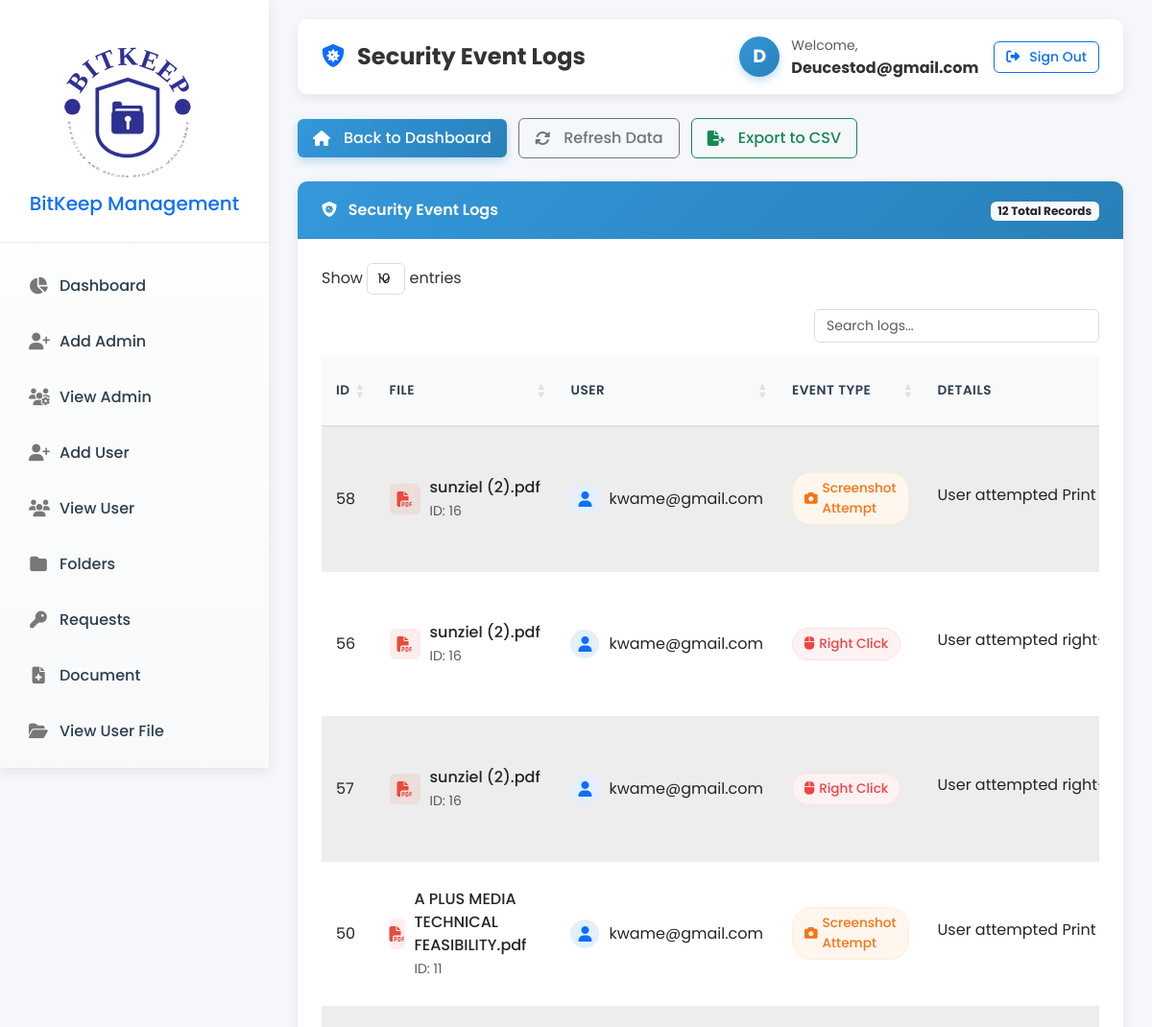
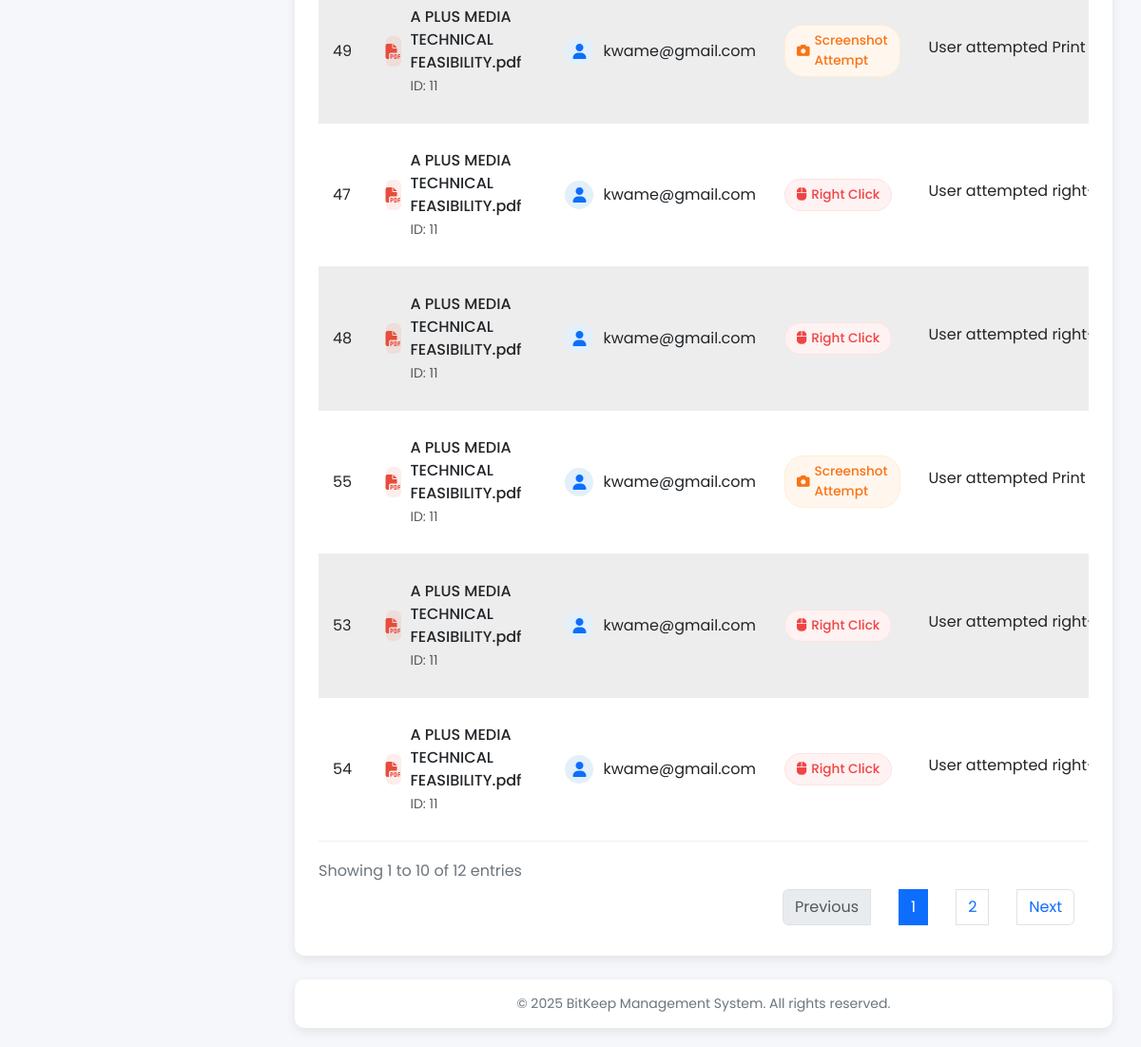
The page /Private_Dashboard/security_logs.php (signed in) on the database its author committed (2 pictures, top to bottom).
### tables this page shows
CREATE TABLE `security_logs` (
  `id` int(11) NOT NULL,
  `file_id` int(11) NOT NULL,
  `user_email` varchar(255) NOT NULL,
  `event_type` varchar(50) NOT NULL,
  `details` text DEFAULT NULL,
  `ip_address` varchar(45) NOT NULL,
  `user_agent` text DEFAULT NULL,
  `event_time` datetime NOT NULL
);

CREATE TABLE `folder_files` (
  `id` int(11) NOT NULL,
  `folder_id` int(11) NOT NULL,
  `name` varchar(255) NOT NULL,
  `file_path` varchar(255) NOT NULL,
  `size` varchar(50) DEFAULT NULL,
  `file_type` varchar(100) DEFAULT NULL,
  `timers` datetime DEFAULT current_timestamp()
);

### Private_Dashboard/security_logs.php (the view, shortened to what this page needs)
<!DOCTYPE html>
<html lang="en">
<head>
  <link rel="stylesheet" href="https://cdnjs.cloudflare.com/ajax/libs/font-awesome/6.4.0/css/all.min.css">
  <link href="https://cdnjs.cloudflare.com/ajax/libs/bootstrap/5.3.0/css/bootstrap.min.css" rel="stylesheet">
  <link rel="stylesheet" type="text/css" href="https://cdn.datatables.net/1.13.4/css/dataTables.bootstrap5.min.css"/>
  <link rel="stylesheet" type="text/css" href="https://cdn.datatables.net/responsive/2.4.1/css/responsive.bootstrap5.min.css"/>
  <link rel="stylesheet" type="text/css" href="https://cdn.jsdelivr.net/npm/toastify-js/src/toastify.min.css">
</head>
<body>
  <div class="sidebar">
    <div class="sidebar-header">
      <img src="img/image1.svg" alt="BitKeep Logo" class="sidebar-logo">
      <h5 class="text-primary">BitKeep Management</h5>
    </div>
    <ul class="nav flex-column mt-3">
      <li class="nav-item">
        <a class="nav-link" href="dashboard.php">
          <i class="fas fa-chart-pie"></i>
          <span>Dashboard</span>
        </a>
      </li>
      <li class="nav-item">
        <a class="nav-link" href="#" data-bs-toggle="modal" data-bs-target="#modalRegisterForm">
          <i class="fas fa-user-plus"></i>
          <span>Add Admin</span>
        </a>
      </li>
      <li class="nav-item">
        <a class="nav-link" href="view_admin.php">
          <i class="fas fa-users-cog"></i>
          <span>View Admin</span>
        </a>
      </li>
      <li class="nav-item">
        <a class="nav-link" href="#" data-bs-toggle="modal" data-bs-target="#modalRegisterForm2">
          <i class="fas fa-user-plus"></i>
          <span>Add User</span>
        </a>
      </li>
      <li class="nav-item">
        <a class="nav-link" href="view_user.php">
          <i class="fas fa-users"></i>
          <span>View User</span>
        </a>
      </li>
      <li class="nav-item">
        <a class="nav-link" href="folder_management.php">
          <i class="fas fa-folder"></i>
          <span>Folders</span>
        </a>
        </li>
      <li class="nav-item">
        <a class="nav-link" href="manage_requests.php">
          <i class="fas fa-key"></i>
          <span>Requests</span>
        </a>
      </li>
      <li class="nav-item">
        <a class="nav-link" href="add_document.php">
          <i class="fas fa-file-medical"></i>
          <span>Document</span>
        </a>
      </li>
      <li class="nav-item">
        <a class="nav-link" href="view_userfile.php">
          <i class="fas fa-folder-open"></i>
          <span>View User File</span>
        </a>
      </li>
      <li class="nav-item">
        <a class="nav-link" href="admin_log.php">
        </a>
      </li>
    </ul>
  </div>
  <div class="main-content">
    <div class="top-navbar">
      <div class="d-flex align-items-center">
        <h4 class="mb-0 fw-bold">
          <i class="fas fa-shield-virus me-2 text-primary"></i>
          Security Event Logs
        </h4>
      </div>
      <?php
        require_once("include/connection.php");
        $id = mysqli_real_escape_string($conn,$_SESSION['admin_user']);
        $r = mysqli_query($conn,"SELECT * FROM admin_login where id = '$id'") or die (mysqli_error($conn));
        $row = mysqli_fetch_array($r);
        $id=$row['admin_user'];
      ?>
      <div class="d-flex align-items-center">
        <div class="user-welcome me-3">
          <div class="user-avatar">
            <?php echo strtoupper(substr($id, 0, 1)); ?>
          </div>
          <div>
            <small class="text-muted">Welcome,</small>
            <div class="fw-bold"><?php echo ucwords(htmlentities($id)); ?></div>
          </div>
        </div>
        <a href="logout.php" class="btn btn-outline-primary btn-sm">
          <i class="fas fa-sign-out-alt me-1"></i> Sign Out
        </a>
      </div>
    </div>
    <div class="mb-4">
      <a href="dashboard.php" class="btn btn-primary">
        <i class="fas fa-home me-2"></i> Back to Dashboard
      </a>
      <a href="#" class="btn btn-outline-secondary ms-2" id="refreshBtn">
        <i class="fas fa-sync-alt me-2"></i> Refresh Data
      </a>
      <a href="#" class="btn btn-outline-success ms-2" id="exportBtn">
        <i class="fas fa-file-export me-2"></i> Export to CSV
      </a>
    </div>
    <div class="content-card fade-in">
      <div class="card-header">
        <div>
          <i class="fas fa-shield-virus me-2"></i>
          Security Event Logs
        </div>
        <?php
        require_once("include/connection.php");
        $query = mysqli_query($conn,"SELECT COUNT(*) as total FROM security_logs") or die (mysqli_error($conn));
        $row = mysqli_fetch_array($query);
        $total = $row['total'];
        ?>
        <div>
          <span class="badge bg-light text-dark"><?php echo $total; ?> Total Records</span>
        </div>
      </div>
      <div class="card-body">
        <div class="table-responsive">
          <table id="securityLogsTable" class="table table-striped table-hover">
            <thead>
              <tr>
                <th>ID</th>
                <th>File</th>
                <th>User</th>
                <th>Event Type</th>
                <th>Details</th>
              </tr>
            </thead>
            <tbody>
              <?php
              require_once("include/connection.php");
              $query = mysqli_query($conn,"SELECT sl.*, ff.name as file_name, ff.file_type
                                           FROM security_logs sl
                                           LEFT JOIN folder_files ff ON sl.file_id = ff.id
                                           ORDER BY sl.event_time DESC") or die (mysqli_error($conn));
              while($log=mysqli_fetch_array($query)){
                $id = $log['id'];
                $file_id = $log['file_id'];
                $file_name = $log['file_name'] ?? 'Unknown File';
                $file_type = $log['file_type'] ?? '';
                $user_email = $log['user_email'];
                $event_type = $log['event_type'];
                $details = $log['details'];
                $icon_class = 'fa-file';
                $type_class = '';
                if ($file_type) {
                    $file_extension = strtolower(pathinfo($file_name, PATHINFO_EXTENSION));
                    switch ($file_extension) {
                        case 'pdf':
                            $icon_class = 'fa-file-pdf';
                            $type_class = 'pdf';
                            break;
                    }
                }
                $event_badge_class = '';
                $event_icon = '';
                switch ($event_type) {
                    case 'right_click':
                        $event_badge_class = 'status-right-click';
                        $event_icon = 'fa-mouse';
                        break;
                    case 'screenshot_attempt':
                        $event_badge_class = 'status-screenshot-attempt';
                        $event_icon = 'fa-camera';
                        break;
                }
              ?>
              <tr>
                <td><?php echo htmlspecialchars($id); ?></td>
                <td>
                  <div class="d-flex align-items-center">
                    <div class="file-icon <?php echo $type_class; ?>">
                      <i class="fas <?php echo $icon_class; ?>"></i>
                    </div>
                    <div>
                      <div class="fw-medium"><?php echo htmlspecialchars($file_name); ?></div>
                      <small class="text-muted">ID: <?php echo htmlspecialchars($file_id); ?></small>
                    </div>
                  </div>
                </td>
                <td>
                  <div class="d-flex align-items-center">
                    <div style="width: 30px; height: 30px; background-color: #e1f0fa; border-radius: 50%; display: flex; align-items: center; justify-content: center; margin-right: 10px;">
                      <i class="fas fa-user text-primary"></i>
                    </div>
                    <?php echo htmlspecialchars($user_email); ?>
                  </div>
                </td>
                <td>
                  <span class="status-badge <?php echo $event_badge_class; ?>">
                    <i class="fas <?php echo $event_icon; ?>"></i>
                    <?php echo ucwords(str_replace('_', ' ', $event_type)); ?>
                  </span>
                </td>
                <td>
                  <span class="text-truncate d-inline-block" style="max-width: 200px;" title="<?php echo htmlspecialchars($details); ?>">
                    <?php echo htmlspecialchars($details); ?>
                  </span>
                </td>
              </tr>
              <?php } ?>
            </tbody>
          </table>
        </div>
      </div>
    </div>
    <div class="footer">
      <p class="mb-0">&copy; <?php echo date('Y');?> BitKeep Management System. All rights reserved.</p>
    </div>
  </div>
</body>
</html>

### Private_Dashboard/security_logs.php (style rules this page uses)
:root { --primary-color: #3498db; --primary-dark: #2980b9; --primary-light: #e1f0fa; --secondary-color: #2c3e50; --success-color: #2ecc71; --danger-color: #e74c3c; --warning-color: #f39c12; --light-color: #f8f9fa; --dark-color: #343a40; --sidebar-width: 280px; --sidebar-collapsed-width: 70px; --border-radius: 10px; --box-shadow: 0 4px 12px rgba(0,0,0,0.08); --transition: all 0.3s ease; }
body { font-family: 'Poppins', sans-serif; background-color: #f5f7fa; margin: 0; padding: 0; color: #333; overflow-x: hidden; }
.sidebar { position: fixed; top: 0; left: 0; width: var(--sidebar-width); height: 100vh; background: linear-gradient(to bottom, #fff, #f8f9fa); color: var(--secondary-color); overflow-y: auto; z-index: 1000; transition: var(--transition); box-shadow: var(--box-shadow); }
.sidebar-header { padding: 20px; text-align: center; background-color: white; border-bottom: 1px solid #eaeaea; }
.sidebar-logo { max-width: 150px; margin-bottom: 15px; transition: var(--transition); }
.sidebar .nav-link { padding: 12px 20px; color: var(--secondary-color); border-radius: var(--border-radius); margin: 5px 10px; transition: var(--transition); display: flex; align-items: center; font-weight: 500; }
.sidebar .nav-link i { margin-right: 12px; width: 20px; text-align: center; font-size: 1.1rem; color: #777; transition: var(--transition); }
.main-content { margin-left: var(--sidebar-width); padding: 20px 30px; transition: var(--transition); min-height: 100vh; display: flex; flex-direction: column; }
.top-navbar { background-color: white; box-shadow: var(--box-shadow); padding: 15px 25px; margin-bottom: 25px; border-radius: var(--border-radius); display: flex; justify-content: space-between; align-items: center; }
.content-card { background-color: white; border-radius: var(--border-radius); box-shadow: var(--box-shadow); margin-bottom: 25px; overflow: hidden; transition: var(--transition); }
.card-header { background: linear-gradient(135deg, var(--primary-color), var(--primary-dark)); color: white; padding: 18px 25px; font-weight: 600; display: flex; justify-content: space-between; align-items: center; border-bottom: none; }
.card-body { padding: 25px; }
.table-responsive { overflow-x: auto; border-radius: var(--border-radius); }
.table { width: 100%; margin-bottom: 0; color: #212529; vertical-align: top; border-color: #dee2e6; }
.table th { background-color: #f8f9fa; color: var(--secondary-color); font-weight: 600; text-transform: uppercase; font-size: 0.85rem; letter-spacing: 0.5px; padding: 15px; vertical-align: middle; border-bottom: 2px solid #dee2e6; }
.table td { padding: 15px; vertical-align: middle; border-bottom: 1px solid #eee; }
.table tbody tr { transition: var(--transition); }
.table-striped > tbody > tr:nth-of-type(odd) > * { background-color: rgba(0, 0, 0, 0.02); }
.btn { border-radius: 6px; font-weight: 500; padding: 8px 16px; transition: var(--transition); display: inline-flex; align-items: center; justify-content: center; gap: 6px; }
.btn-sm { padding: 5px 12px; font-size: 0.875rem; }
.btn-primary { background: linear-gradient(135deg, var(--primary-color), var(--primary-dark)); border: none; box-shadow: 0 4px 8px rgba(52, 152, 219, 0.3); }
.user-welcome { display: flex; align-items: center; }
.user-avatar { width: 42px; height: 42px; background: linear-gradient(135deg, var(--primary-color), var(--primary-dark)); color: white; border-radius: 50%; display: flex; align-items: center; justify-content: center; margin-right: 12px; font-weight: bold; font-size: 1.2rem; box-shadow: 0 4px 8px rgba(52, 152, 219, 0.3); }
.footer { background-color: white; padding: 15px 20px; text-align: center; font-size: 14px; color: #6c757d; border-radius: var(--border-radius); box-shadow: var(--box-shadow); margin-top: auto; }
.status-badge { padding: 6px 12px; border-radius: 20px; font-size: 0.85rem; font-weight: 500; display: inline-flex; align-items: center; gap: 5px; }
.status-right-click { background-color: #fef2f2; color: #ef4444; border: 1px solid #fee2e2; }
.status-screenshot-attempt { background-color: #fff7ed; color: #f97316; border: 1px solid #ffedd5; }
.fade-in { animation: fadeIn 0.5s ease forwards; }
.file-icon { width: 32px; height: 32px; border-radius: 6px; display: flex; align-items: center; justify-content: center; margin-right: 10px; }
.file-icon.pdf { background-color: rgba(231, 76, 60, 0.1); color: #e74c3c; }

### rows shown on the page
security_logs: id "58", folder_files.name "sunziel (2).pdf", file "16", user_email "kwame@gmail.com", event_type "Screenshot Attempt", details "User attempted Print Sc…"
security_logs: id "56", folder_files.name "sunziel (2).pdf", file "16", user_email "kwame@gmail.com", event_type "Right Click", details "User attempted right-cl…"
security_logs: id "57", folder_files.name "sunziel (2).pdf", file "16", user_email "kwame@gmail.com", event_type "Right Click", details "User attempted right-cl…"
security_logs: id "55", folder_files.name "A PLUS MEDIA TECHNICAL FEASIBILITY.pdf", file "11", user_email "kwame@gmail.com", event_type "Screenshot Attempt", details "User attempted Print Sc…"
security_logs: id "53", folder_files.name "A PLUS MEDIA TECHNICAL FEASIBILITY.pdf", file "11", user_email "kwame@gmail.com", event_type "Right Click", details "User attempted right-cl…"
security_logs: id "54", folder_files.name "A PLUS MEDIA TECHNICAL FEASIBILITY.pdf", file "11", user_email "kwame@gmail.com", event_type "Right Click", details "User attempted right-cl…"
security_logs: id "50", folder_files.name "A PLUS MEDIA TECHNICAL FEASIBILITY.pdf", file "11", user_email "kwame@gmail.com", event_type "Screenshot Attempt", details "User attempted Print Sc…"
security_logs: id "49", folder_files.name "A PLUS MEDIA TECHNICAL FEASIBILITY.pdf", file "11", user_email "kwame@gmail.com", event_type "Screenshot Attempt", details "User attempted Print Sc…"
security_logs: id "47", folder_files.name "A PLUS MEDIA TECHNICAL FEASIBILITY.pdf", file "11", user_email "kwame@gmail.com", event_type "Right Click", details "User attempted right-cl…"
security_logs: id "48", folder_files.name "A PLUS MEDIA TECHNICAL FEASIBILITY.pdf", file "11", user_email "kwame@gmail.com", event_type "Right Click", details "User attempted right-cl…"

### other values the page prints
substr($id, 0, 1) "D"
$id "Deucestod@gmail.com"
$total "12"
